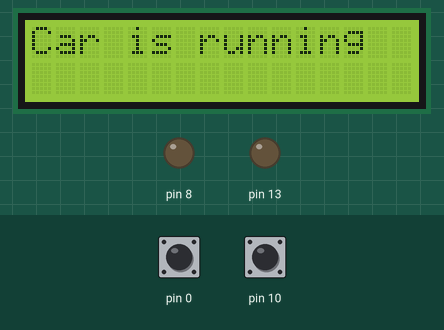
A sketch run on a simulated Arduino Uno, built with avr-gcc and run on an emulated ATmega328P. Parts: 16×2 character LCD, output pins drawn as LEDs (lit = HIGH). Inputs (shaded band) come from the test bench; at power-on: pin 10 HIGH, pin 0 HIGH. The modem accepts every AT command (registered, SIM ready, sends succeed) and sends nothing else.

Above: at 1.0 s.
1.1 s: pin 10 pulled LOW for 0.15 s
At 1.9 s:
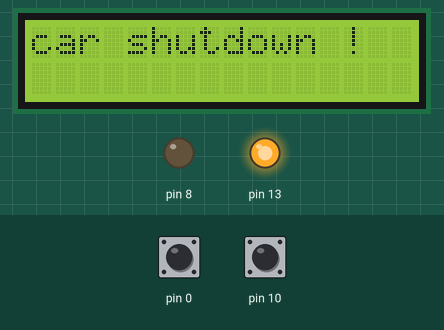
At 12.9 s:
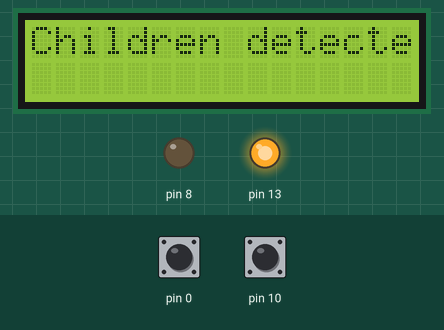
Timing chart, 0 to 16.0 s (numbered marks = the images above; inputs shaded):
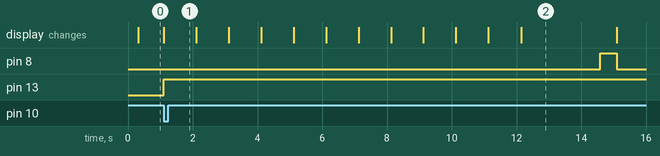

The sketch:

sendAndRecive-newRevison.ino
```cpp
#include <SoftwareSerial.h>
#include <LiquidCrystal.h>

SoftwareSerial SIM900SSender(2, 3);
SoftwareSerial SIM900SReciver(2, 3);

LiquidCrystal lcd(12, 11, 5, 4, 7, 6);
const String PHONE = "972587600202";
bool gotMessage = false;
bool gotMsg = false;
char buffer[64];
char msg[64];
char incoming_char = 0;
int counter = 0;
int i;
uint8_t msgCounter = 1;
uint8_t actionToPreform = 0;
int x = 10;
String msggg = "", newString = "";
String tempMsgToSMS = "";
bool childrenDetedtedWhileWaiting = false;

void setup()
{
    SIM900SSender.begin(19200);
    SIM900SReciver.begin(19200);
    //Serial.begin(9600);

    // entering text mode for both the instances
    SIM900SSender.print("AT+CMGF=1\r");
    SIM900SReciver.print("AT+CMGF=1\r");
    delay(200);
    pinMode(10, INPUT_PULLUP);
    pinMode(0, INPUT_PULLUP);
    pinMode(13, OUTPUT);
    //pinMode(9, OUTPUT);
    pinMode(8, OUTPUT);
    digitalWrite(13, LOW);
    //digitalWrite(9, LOW);
    digitalWrite(8, LOW);
    lcd.begin(16, 2);

    SendMessageToScreen("Car is running    ", 0, 0);
    //Serial.begin(9600);

    //    check for the car shut down
    while (digitalRead(10) == HIGH)
    {
        delay(1);
    }
    digitalWrite(13, HIGH);
    SendMessageToScreen("car shutdown !   ", 0, 0);
    //Serial.println("car shutdown");
    delay(1000);
    SendMessageToScreen("Detecting seats ", 0, 0);
    //Serial.println("Detecting seats");
    for (i = 10; i > 0; i--)
    {
        SendMessageToScreenWithOutClear("      " + String(i) + "      ", 1, 0);
        delay(1000);
    }
    if (digitalRead(0) == HIGH)
    {
        childrenDetedtedWhileWaiting = true;
    }
    if (childrenDetedtedWhileWaiting)
    {
        SendMessageToScreen("Children detected", 0, 0);
        //  Serial.println("Children detected");
    }

    //Serial.println("Sending Sms IN 2 SECONDS :");
    // delay(2000);
    /// Serial.println("Init sms - tell the user that the system in online...");
    sendMsg("Init sms - tell the user that the system in online...");
    // Serial.println("SMS was sent!");
    // Serial.println("Entering to LOOP section.... ");

    while (childrenDetedtedWhileWaiting && x > 9)
    {
        //SIM900SReciver.println("AT+CMGL=\"ALL\",0 ");
        //SIM900SSender.println("AT+CMGL=\"ALL\",0 ");
        //SIM900SReciver.print("AT+CMGDA=\"");
        //SIM900SReciver.println("DEL ALL\"");

        //SIM900SSender.print("AT+CMGDA=\"");
        //SIM900SSender.println("DEL ALL\"");

        digitalWrite(8, HIGH);

        delay(500);
        counter = 0;
        int i;
        // Serial.println("waiting for response...\n");
        /* SendMessageToScreen("waiting for sms..", 0, 0);
        for (i = 5; i > 0; i--)
        {
            SendMessageToScreenWithOutClear("      " + String(i) + "      ", 1, 0);
            delay(1000);
        }*/
        while (SIM900SReciver.available() > 0)
        {
            incoming_char = SIM900SReciver.read();
            //Serial.print(incoming_char);
            buffer[counter++] = incoming_char;
        }

        for (i = 0; i < counter; i++)
        {
            msg[i] = buffer[i];
        }

        if (counter > 0)
        {
            while (counter >= 0)
            {
                buffer[counter--] = ' ';
            }
        }
        //Serial.println("before if 972");
        // Serial.println(msg);
        if (checkForStateCode(msg))
        {
            //Serial.print("got some SMS");
            msg[63] = '\0';

            newString = msg;
            newString.toLowerCase();
            newString = newString.substring(newString.indexOf("\n", 10));
            newString = newString.substring(1);
            newString.trim();
            //Serial.print("Incoming message : " + newString + "\n");
            if (newString == "ok")
            {
                //Serial.println("found OK !");
            }
            if (newString == "momo")
            {
                //Serial.println("got the safe word. shuting down");
                x = 0;
                sendMsg("No one in the car, starting shutdown.");
            }
            if (newString == "go")
            {
                //Serial.println("found go !");
            }
            while (SIM900SReciver.read() > 0)
            {
                delay(1);
            }
            for (i = 0; i < 64; i++)
            {
                msg[i] = '\0';
            }
            newString = "";
        }
        digitalWrite(8, LOW);
        SendMessageToScreen(newString, 0, 0);
        delay(1000);

        if (x > 9)
        {
            if (actionToPreform == 1)
            {
                tempMsgToSMS = "Open car Windows";
            }
            else if (actionToPreform == 2)
            {
                tempMsgToSMS = "Hazard lights On";
            }
            else if (actionToPreform == 3)
            {
                tempMsgToSMS = "Start Horn      ";
            }
            else if (actionToPreform > 3)
            {
                tempMsgToSMS = "Action : TBD.       ";
            }
            if (actionToPreform > 0)
            {
                //Serial.println(tempMsgToSMS + "\n");
                SendMessageToScreen("Action :         ", 0, 0);
                SendMessageToScreenWithOutClear(tempMsgToSMS + "  ", 1, 0);
                delay(1500);
            }
            actionToPreform++;

            if (msgCounter <= 3)
            {
                tempMsgToSMS = "Check childeren out from the car!! message # " + String(msgCounter);
            }
            else if (msgCounter == 4)
            {
                tempMsgToSMS = "Sending message to backup number !! message # " + String(msgCounter);
            }
            else if (msgCounter == 5)
            {
                tempMsgToSMS = "Sending message to police HQ with GPS cord. !! message # " + String(msgCounter);
            }
            else if (msgCounter == 6)
            {
                tempMsgToSMS = "Calling 911 and health-care service !! message # " + String(msgCounter);
            }
            else
            {
                tempMsgToSMS = "Check childeren out from the car!! message # " + String(msgCounter);
            }
            //Serial.println(tempMsgToSMS + "\n");
            SendMessageToScreen("Sending message  ", 0, 0);
            SendMessageToScreenWithOutClear("    #" + String(msgCounter) + "    ", 1, 0);
            //sendMsg(tempMsgToSMS);
            msgCounter++;
            delay(1500);
        }
    }
    // Serial.println("going to shutdown...");
    SystemShutdown();
}
void loop()
{
}
void sendMsg(String msgToSend)
{
    SIM900SSender.print("AT+CMGF=1\r"); //Sending the SMS in text mode
    delay(100);
    SIM900SSender.println("AT + CMGS = \"" + PHONE + "\""); //The target phone number
    delay(100);
    SIM900SSender.println(msgToSend); //the content of the message
    delay(100);
    SIM900SSender.println((char)26); //the ASCII code of the ctrl+z is 26
    delay(100);
    SIM900SSender.println();
    delay(2000);
}

bool checkForStateCode(char msg[])
{
    //Serial.println("in the 972 check");
    char *ptr = msg;
    int i;
    bool result = false;
    for (i = 0; i < 62; i++)
    {
        // Serial.print(msg[i]);
        // Serial.print(msg[i + 1]);
        //  Serial.println(msg[i + 2]);

        if (msg[i] == '9' && msg[i + 1] == '7' && msg[i + 2] == '2')
            result = true;
    }
    return result;
}
void SendMessageToScreen(String msg, int row, int col)
{
    // clear the screen
    lcd.clear();
    //set cursor
    lcd.setCursor(col, row);
    // send the message to the screen
    lcd.println(msg);
}
void SendMessageToScreenWithOutClear(String msg, int row, int col)
{
    //set cursor
    lcd.setCursor(col, row);
    // send the message to the screen
    lcd.print(msg);
}
void SystemShutdown()
{
    SendMessageToScreen("No one is in     ", 0, 0);
    SendMessageToScreenWithOutClear("the car.        ", 1, 0);
    delay(1500);
    SendMessageToScreen("Starting shutdown", 0, 0);
    delay(1500);
    SendMessageToScreen("Goodbye           ", 0, 0);
    delay(1500);
    digitalWrite(13, LOW);
}
```

Measured:
- after the input at 1.1 s, pin 8: LOW → HIGH after 13.5 s, → LOW 0.50 s later; pin 13: LOW → HIGH at once; the display: changes at once (image 1)
